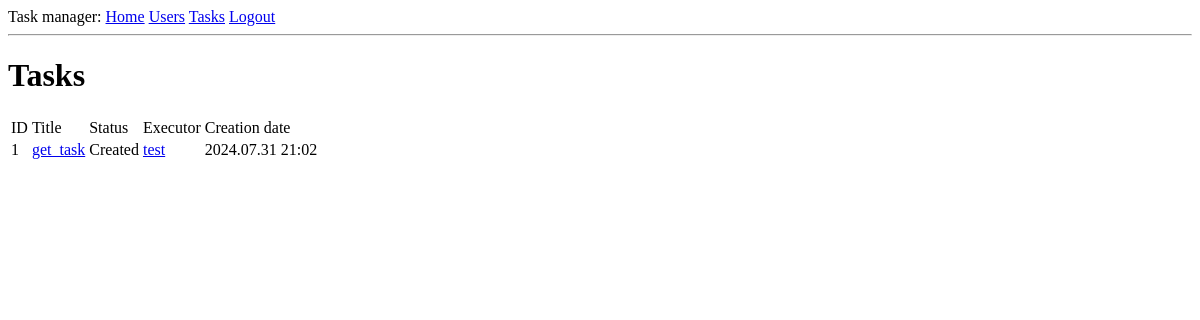
The app's page /tasks (signed in), older data.
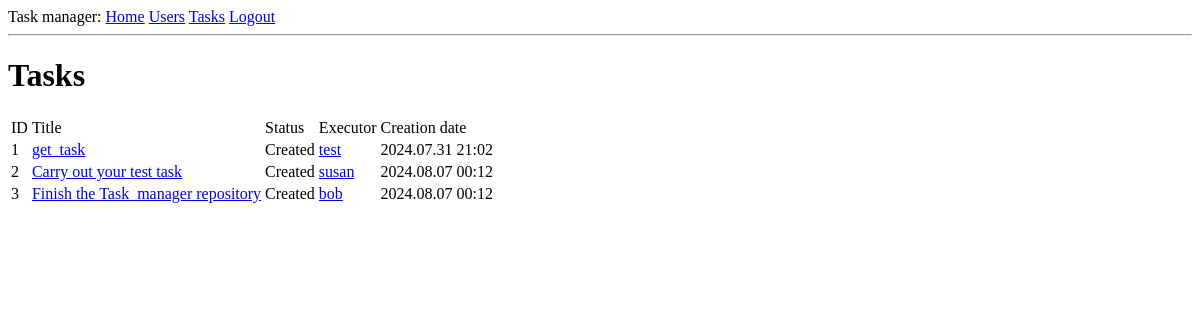
The same page, newer data.
### app/models.py (models this page shows, shortened)
class Task(db.Model):
	id = db.Column(db.Integer, primary_key=True)
	title = db.Column(db.String(140))
	description = db.Column(db.String(2000))
	created_at = db.Column(db.DateTime, index=True, default=datetime.utcnow)
	updated_at = db.Column(db.DateTime, index=True, default=datetime.utcnow)
	status = db.Column(db.String(11), index=True, default='Created')
	executor_id = db.Column(db.Integer, db.ForeignKey('user.id'))

class User(UserMixin, db.Model):
	id = db.Column(db.Integer, primary_key=True)
	username = db.Column(db.String(64), index=True, unique=True)
	email = db.Column(db.String(120), index=True, unique=True)
	password_hash = db.Column(db.String(128))
	tasks = db.relationship('Task', backref='executor', lazy='dynamic')
	token = db.Column(db.String(32), index=True, unique=True)
	token_expiration = db.Column(db.DateTime)

### app/routes.py (the view)
@app.route('/tasks')
@login_required
def tasks():
	tasks = Task.query.all()
	return render_template('tasks.html', tasks=tasks)

### app/models.py (called while the page is built)
@login.user_loader
def load_user(id):
	return User.query.get(int(id))

### app/templates/tasks.html
{% extends "base.html" %}
{% block content %}
	<h1>Tasks</h1>
	{% if tasks %}
	<table>
		<tr>
			<td>ID</td>
			<td>Title</td>
			<td>Status</td>
			<td>Executor</td>
			<td>Creation date</td>
		</tr>
		{% for task in tasks %}
			<tr>
				<td>{{ task.id }}</td>
				<td><a href="{{ url_for('task', task_id=task.id ) }}">
						{{ task.title }}
					</a>
				</td>
				<td>{{ task.status }}</td>
				<td><a href="{{ url_for('user', username=task.executor.username ) }}">
						{{ task.executor.username }}
					</a>
				</td>
				<td>{{ task.created_at.strftime("%Y.%m.%d %H:%M") }}</td>
			</tr>
		{% endfor %}
	</table>
	{% endif %}
{% endblock %}

### app/templates/base.html (shortened to what this page needs)
<!doctype html>
<html>
	<head>
	</head>
	<body>
		<div>
			Task manager: <a href="{{ url_for('index') }}">Home</a>
			<a href="{{ url_for('users') }}">Users</a>
			<a href="{{ url_for('tasks') }}">Tasks</a>
			{% if current_user.is_anonymous %}
			<a href="{{ url_for('auth.login') }}">Login</a>
			{% else %}
			<a href="{{ url_for('auth.logout') }}">Logout</a>
			{% endif %}
		</div>
		<hr>
		{% block content %}{% endblock %}
	</body>
</html>

Row changes from the older to the newer data that the page shows:
added Task: id "2", title "Carry out your test task", status "Created", executor.username "susan", created_at "2024.08.07 00:12"
added Task: id "3", title "Finish the Task_manager repository", status "Created", executor.username "bob", created_at "2024.08.07 00:12"
